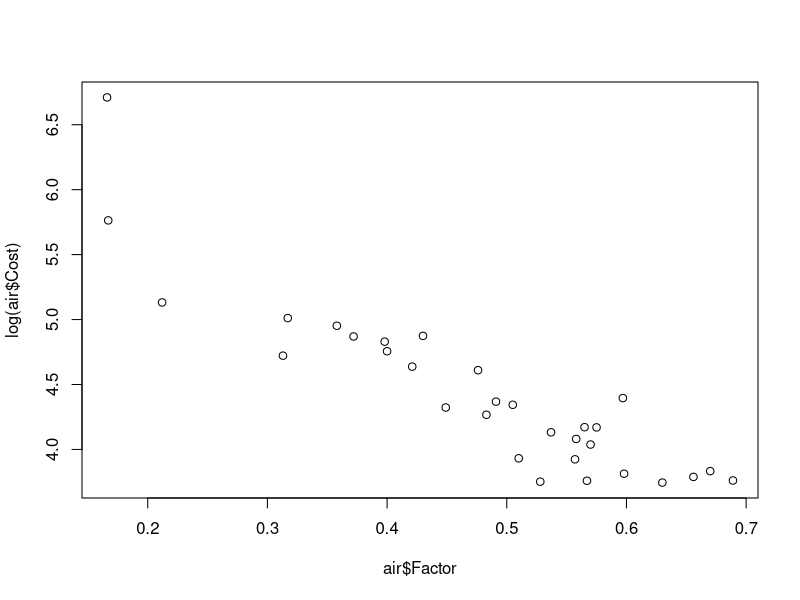
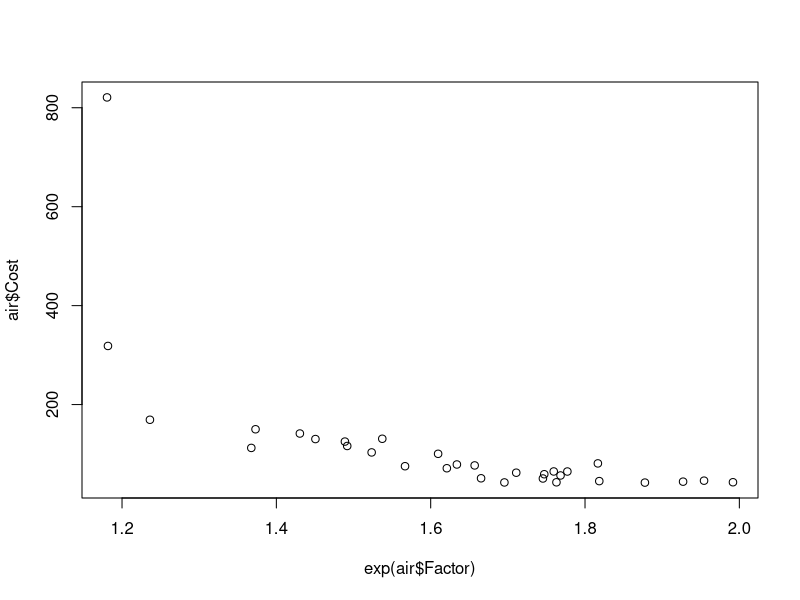
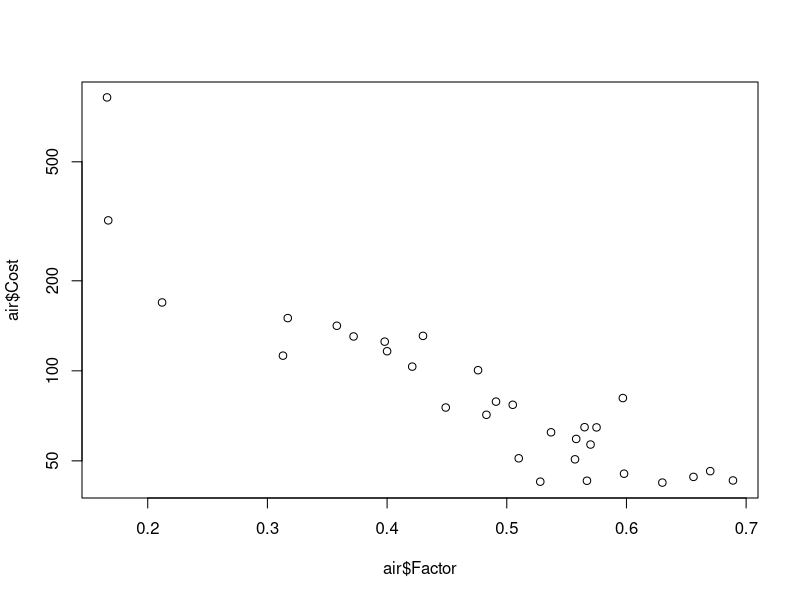
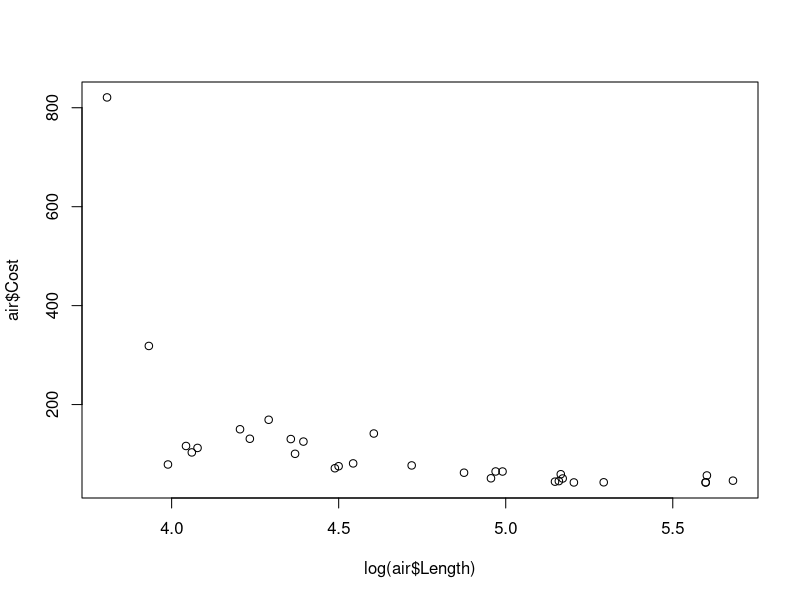
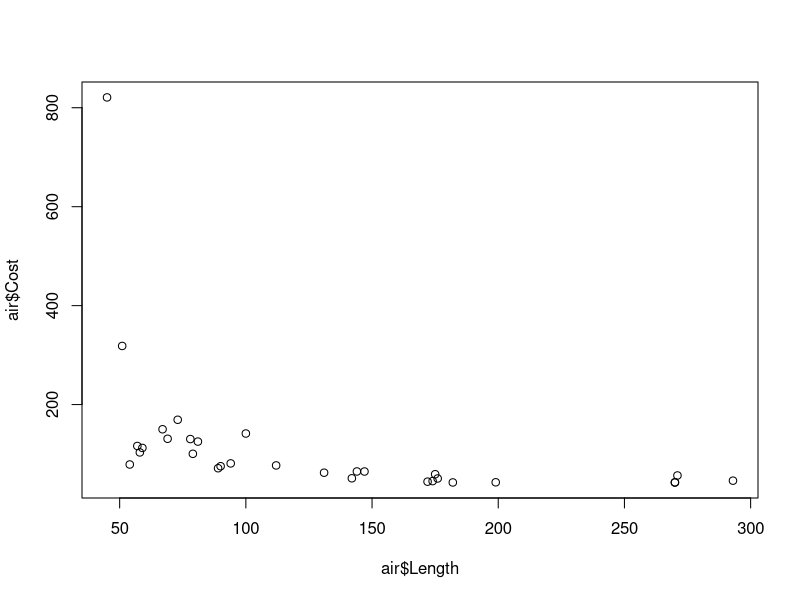
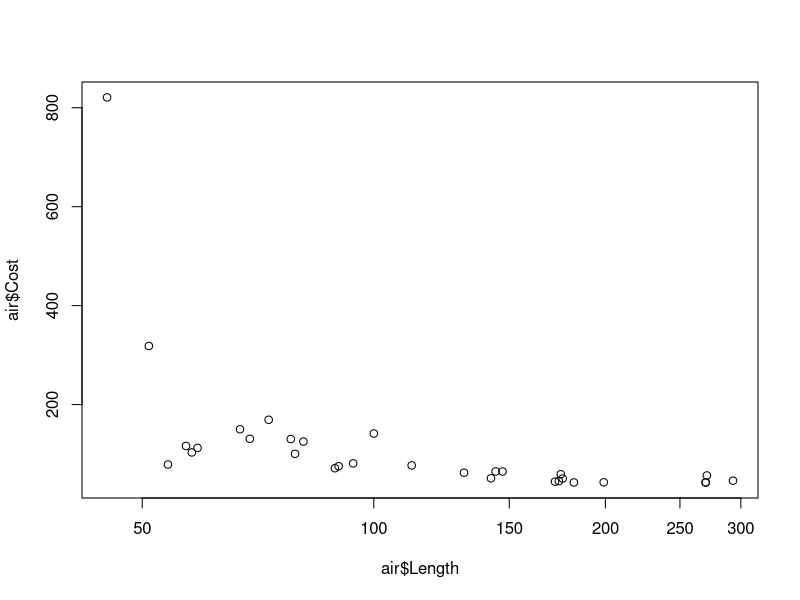
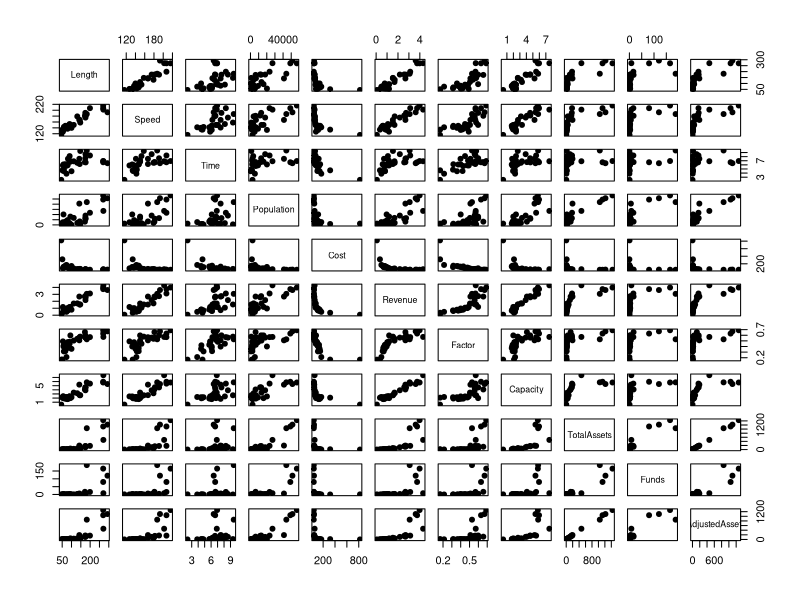
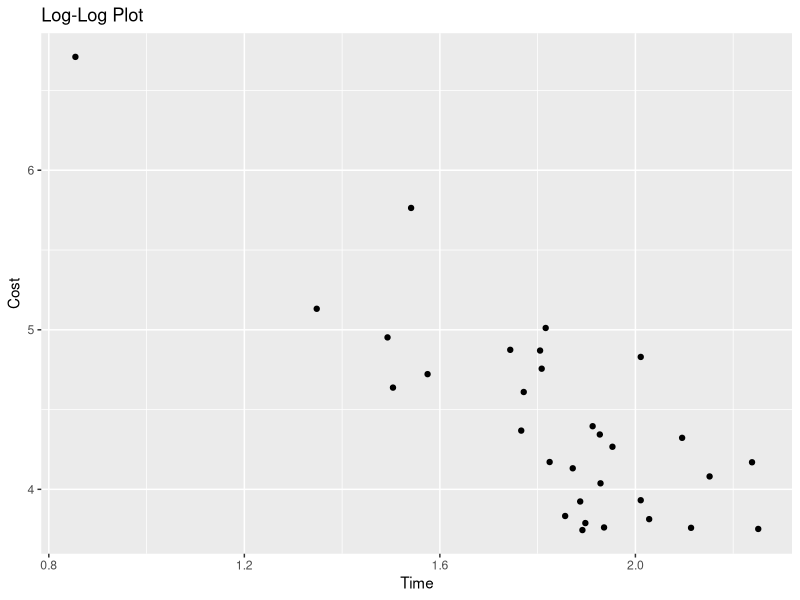

Source code (R) for these figures, in order:
#http://users.stat.ufl.edu/~winner/data/airline_costs.txt #the text explaining the data
#http://users.stat.ufl.edu/~winner/data/airline_costs.dat #the data we are going to analyze
#########################################################################################################
install.packages("ggplot2")
rm(list=ls()) #to remove the previous environment/variables
library(ggplot2)


air <- read.delim("air.txt", header=FALSE, sep="")
colnames(air) <- c("Airline", "Length", "Speed", "Time", "Population", 
                   "Cost","Revenue", "Factor", "Capacity", "TotalAssets","Funds","AdjustedAssets")
print(air)

#random plot to toy --> you can try see the logarithm behaviour:
#Try to see which of these plots are the same and understand how data/axis are changing ;)
plot(air$`Factor`, log(air$`Cost`))
plot(exp(air$`Factor`), air$`Cost`)
plot(air$`Factor`, air$`Cost`,log = 'y') #putting log = y or x you change the meas of the axis
plot(log(air$`Length`), air$`Cost`) #here instead you change the numbers themselves of y or x
plot(air$`Length`, air$`Cost`)
plot(air$`Length`, air$`Cost`,log = 'x')

#let's do the linear regression to estimate the coefficients:
airmod <- lm(log(Cost) ~ log(Capacity)+log(Length)+log(Revenue)+Factor+
               log(Time)+log(Population)+log(Speed)+log(Funds)+log(AdjustedAssets), data=air)
#we can see all the results from linear regression
coef(airmod)
summary(airmod)

#let's try to plot the correlation table:
layout(matrix(1:8,nrow=2))
pairs(air[,2:12],pch=19)
#let's now look at specific correlations between variables:
cor(air[, c('Cost', 'Length', 'Speed','Time','Revenue')])
cor(air[, c('Cost', 'Factor','Capacity','TotalAssets','Funds')])

# convert dataframe data into Log data
plot_data <- data.frame( x=log(air$Time), y=log(air$Cost) )
# create scatterplot using geom_point function
ggplot(plot_data, aes(x=x, y=y)) +geom_point()+labs(title='Log-Log Plot', x='Time',y='Cost')



